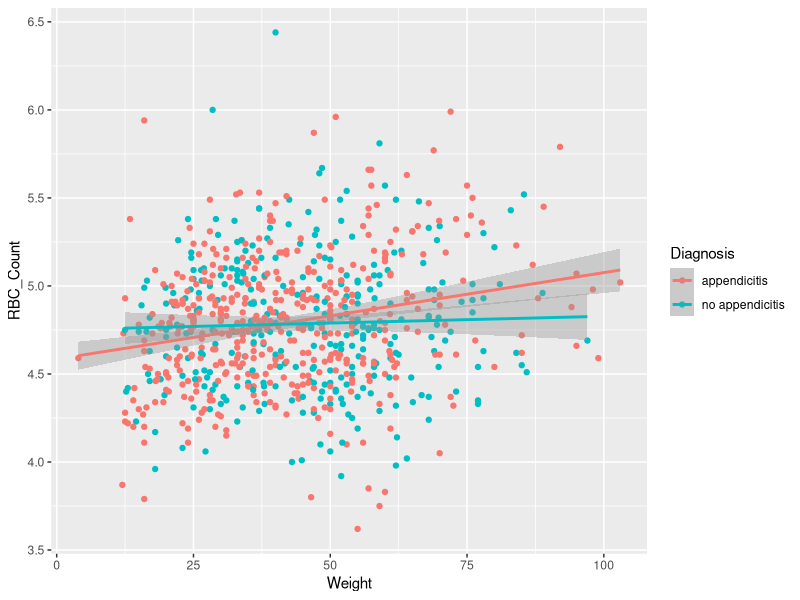
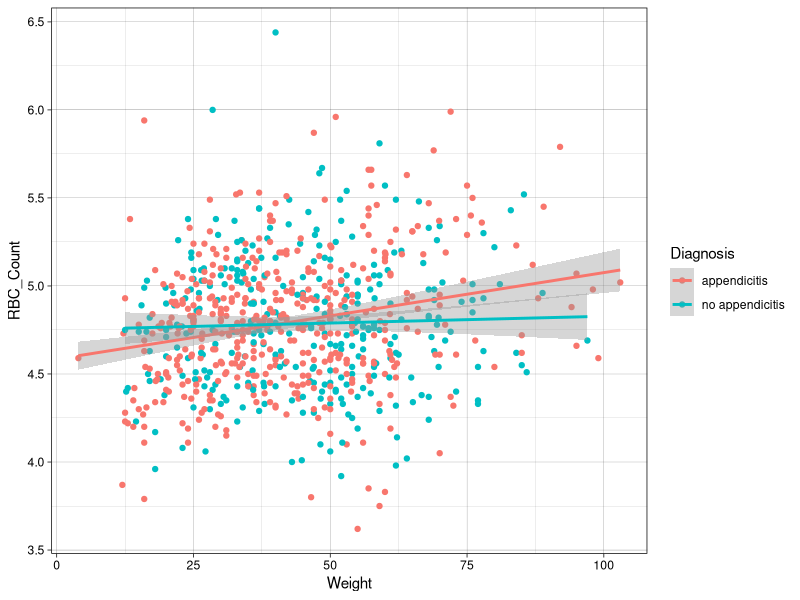
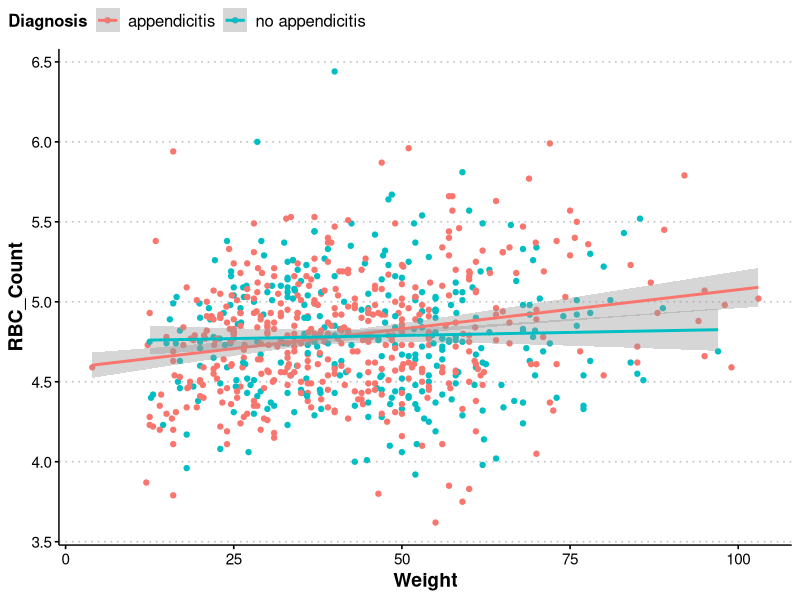
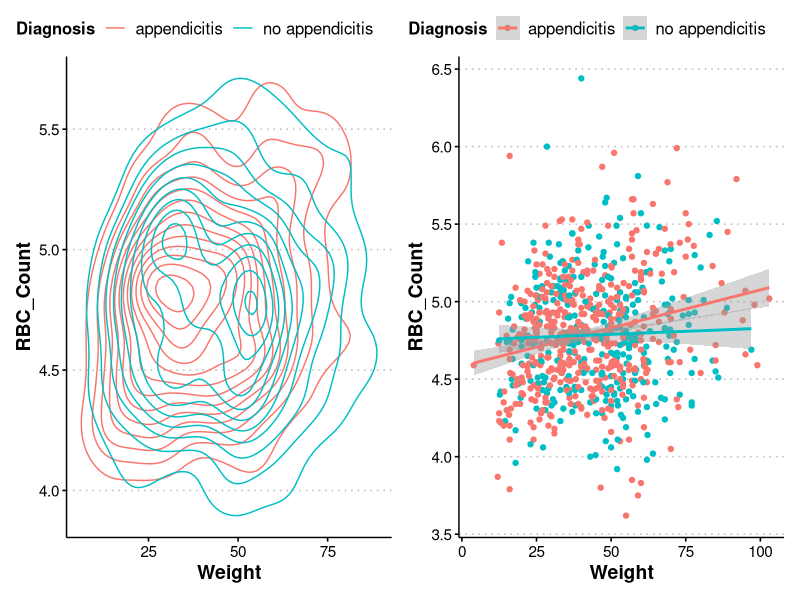
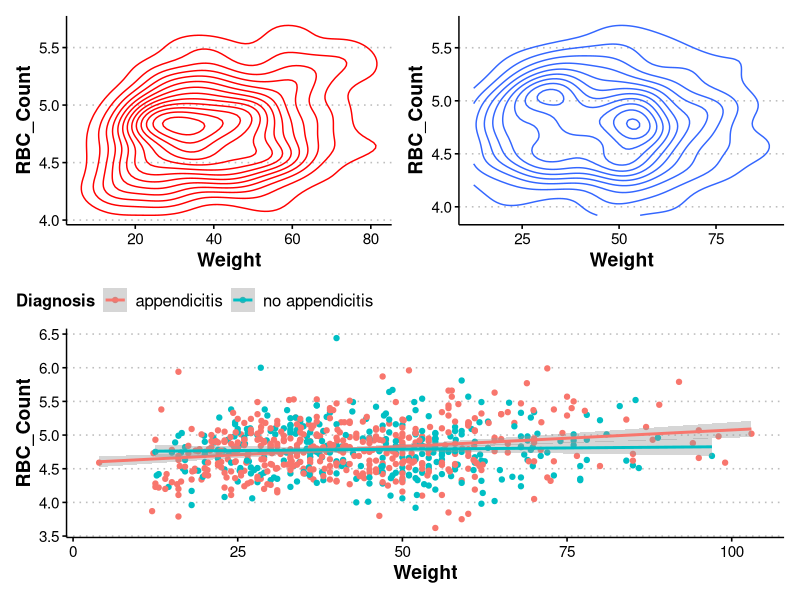

Generate these figures, in order, with R:
## ---- chunk 1
library(tidyverse)
library(readxl)
app_data <- read_excel("data/app_data.xlsx", sheet = 1)
app_data <- app_data |>
  mutate(BMI = as.numeric(BMI),
         US_Number = as.character(US_Number),
         SexF = factor(Sex, levels = c("female", "male"), labels = c("Female", "Male")),
         DiagnosisF = as.factor(Diagnosis),
         SeverityF = as.factor(Severity))
## ---- chunk 2
g <- ggplot(app_data |> 
              drop_na(RBC_Count, Weight, Diagnosis) |> 
              filter(RBC_Count < 8), 
            aes(x = Weight, y = RBC_Count, color = Diagnosis))
g_scatter <- g + geom_point() +  
    geom_smooth(method = lm) 
g_scatter
## ---- chunk 3
g_scatter +
  theme_linedraw()
## ---- chunk 4
t <- ggthemes::theme_clean() + 
  theme(plot.background = element_rect(color = NA),
        axis.title = element_text(size = 14, face = "bold"),
        axis.text = element_text(size = 11),
        legend.background = element_rect(color = NA),
        legend.position = 'top',
        legend.justification.top = 'left',
        legend.location = 'plot',
        legend.text = element_text(size = 12),
        legend.margin = margin(0, 0, 0, 0),
        plot.title.position = 'plot',
        strip.text = element_text(size = 14, face = "bold"))
## ---- chunk 5
g_scatter + t
## ---- chunk 6
library(patchwork)
g_scatter_custom <- g_scatter + t
g_density <- g + 
  geom_density_2d() +
  t
g_density + g_scatter_custom
## ---- chunk 7
g2 <- ggplot(app_data |> 
               drop_na(RBC_Count, Weight, Diagnosis) |> 
               filter(RBC_Count < 8, Diagnosis == "appendicitis"), 
            aes(x = Weight, y = RBC_Count))
g_density_append <- g2 + 
  geom_density_2d(color = "red") + 
  t
g3 <- ggplot(app_data |> 
               drop_na(RBC_Count, Weight, Diagnosis) |> 
               filter(RBC_Count < 8, Diagnosis == "no appendicitis"), 
            aes(x = Weight, y = RBC_Count))
g_density_noappend <- g3 + 
  geom_density_2d() + 
  t
(g_density_append + g_density_noappend)/g_scatter_custom
